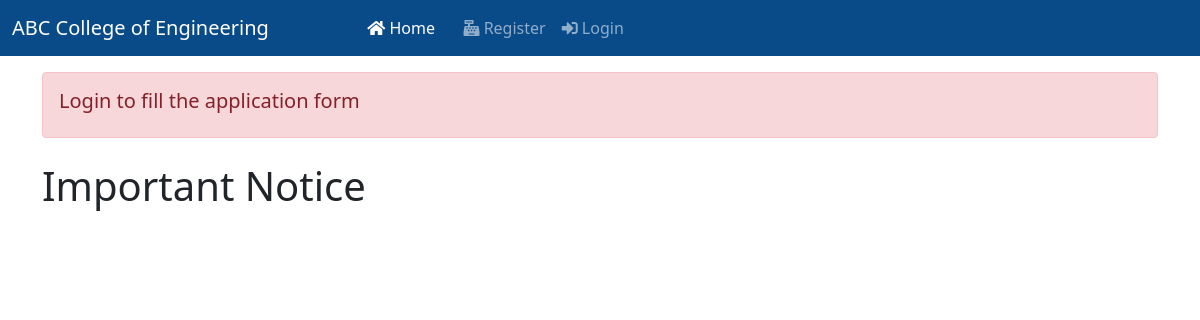
Before: / with the older database file.
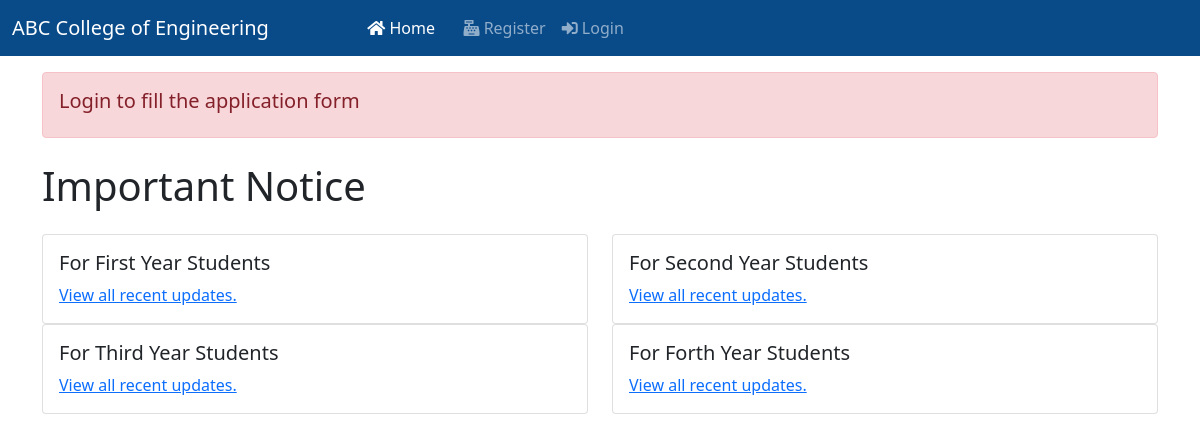
After: the same page with the newer database file.
### college/models.py (models this page shows, shortened)
class Notice(models.Model):
    title = models.CharField(max_length=200)

### college/views.py (the view)
# urls.py: path("", include("college.urls")),
def college(request):
    notice = Notice.objects.all()
    return render(request, "college.html", {"notice":notice})

### college/templates/college.html (shortened to what this page needs)
{% extends 'basic.html' %}
{% block home %} active {% endblock %}
{% block body %}
{% if request.user.is_authenticated %}
{% else %}
<div class="container mt-3">
  <div class="alert alert-danger" role="alert">
    <h5>Login to fill the application form</h5>
  </div>
</div>
{% endif %}
<div class="container mt-4">
    <h1>Important Notice</h1>
<div class="row mt-4">
  {% for i in notice %}
    <div class="col-sm-6">
      <div class="card">
        <div class="card-body">
          <h5 class="card-title">{{i.title}}</h5>
          <p class="card-text"><a href="/notice/{{i.id}}/">View all recent updates.</a></p>
        </div>
      </div>
    </div>
    {% endfor %}
  </div>
  </div>
{% endblock %}

### college/templates/basic.html (shortened to what this page needs)
<!doctype html>
<html lang="en">
  <head>
    <link href="https://cdn.jsdelivr.net/npm/bootstrap@5.0.2/dist/css/bootstrap.min.css" rel="stylesheet">
    <link rel="stylesheet" href="https://cdnjs.cloudflare.com/ajax/libs/font-awesome/5.15.3/css/all.min.css">
  </head>
  <body>
    <nav class="navbar navbar-expand-lg navbar-dark">
        <div class="container-fluid">
          <a class="navbar-brand" href="#">ABC College of Engineering</a>
          <div class="container w-75">
          <div class="collapse navbar-collapse" id="navbarSupportedContent">
            <ul class="navbar-nav me-auto mb-lg-0">
              <li class="nav-item">
                <a class="nav-link {% block home %} {% endblock %}" aria-current="page" href="/"><i class="fa fa-home"></i> Home</a>
              </li>
              {% if user.is_authenticated %}
              <li class="nav-item">
                <a class="nav-link {% block application_form %} {% endblock %}" href="/application_form/"><i class="fa fa-address-book"></i> Application Form </a>
              </li>
              <li class="nav-item">
                <a class="nav-link {% block status %} {% endblock %}" href="/status/"><i class="fa fa-ban"></i> Application Status</a>
              </li>
            </ul>
          </div>
          </div>
          <div class="collapse navbar-collapse" id="navbarNavDarkDropdown">
            <ul class="navbar-nav">
              <li class="nav-item dropdown">
                <a class="nav-link active dropdown-toggle" href="#" id="navbarDarkDropdownMenuLink" role="button" data-bs-toggle="dropdown" aria-expanded="false">
                <i class="fa fa-user-plus"></i>  Welcome {{request.user.get_full_name}}
                </a>
                <ul class="dropdown-menu dropdown-menu-dark" aria-labelledby="navbarDarkDropdownMenuLink">
                  {% if user.is_superuser %}
                  <li><a class="dropdown-item" href="/handle_admin/">Admin</a></li>
                  {% endif %}
                  <li><a class="dropdown-item" href="/logout/">Logout</a></li>
                </ul>
              </li>
            </ul>
          </div>
          {% else %}
          <li class="nav-item">
            <a class="nav-link {% block register %} {% endblock %}" href="/register/"><i class="fa fa-cash-register"></i> Register</a>
          </li>
          <li class="nav-item">
            <a class="nav-link  {% block login %} {% endblock %}" href="/login/"><i class="fa fa-sign-in-alt"></i> Login</a>
          </li>
          {% endif %}
        </div>
      </nav>
    {% block body %}
    {% endblock %}
  </body>
</html>

### college/templates/basic.html (style rules this page uses)
.navbar { background-color: #094a89;; }

Changed rows visible on the page:
added Notice: title "For First Year Students"
added Notice: title "For Second Year Students"
added Notice: title "For Third Year Students"
added Notice: title "For Forth Year Students"
